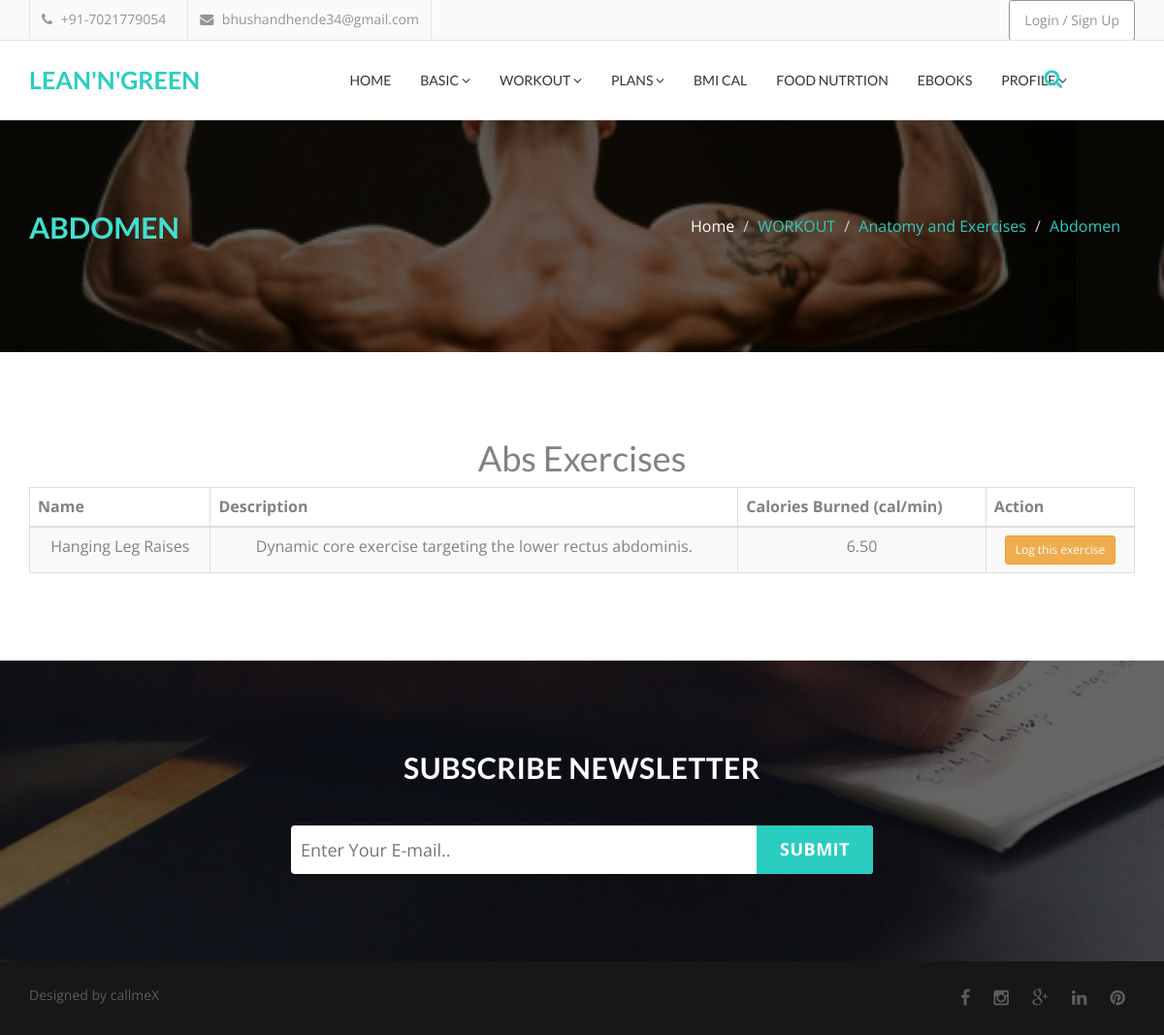
The app's page /Abdomen.php with its own data.
### tables this page shows
CREATE TABLE `exercises` (
  `id` INT(11) NOT NULL AUTO_INCREMENT,
  `name` VARCHAR(150) NOT NULL,
  `muscle_group` VARCHAR(50) NOT NULL,
  `description` TEXT,
  `avg_calories_burned_per_min` DECIMAL(5,2) DEFAULT 8.00,
  PRIMARY KEY (`id`)
);

### Abdomen.php (the view, shortened to what this page needs)
<!DOCTYPE html>
<html lang="en">
  <head>
    <link href="assets/css/font-awesome.css" rel="stylesheet">
    <link href="assets/css/bootstrap.css" rel="stylesheet">
    <link rel="stylesheet" type="text/css" href="assets/css/slick.css"/>
    <link rel="stylesheet" href="assets/css/jquery.fancybox.css" type="text/css" media="screen" />
    <link rel="stylesheet" type="text/css" href="assets/css/animate.css"/>
    <link rel="stylesheet" type="text/css" href="assets/css/bootstrap-progressbar-3.3.4.css"/>
    <link id="switcher" href="assets/css/theme-color/default-theme.css" rel="stylesheet">
    <link href="style.css" rel="stylesheet">
  </head>
  <body>
  <?php
  include('nav.php');
  ?>
  <section id="single-page-header4">
    <div class="overlay">
      <div class="container">
        <div class="row">
          <div class="col-md-6 col-sm-6 col-xs-12">
            <div class="single-page-header-left">
              <h2>Abdomen</h2>
            </div>
          </div>
          <div class="col-md-6 col-sm-6 col-xs-12">
            <div class="single-page-header-right">
              <ol class="breadcrumb">
                <li><a href="#">Home</a></li>
                <li class="active">WORKOUT</li>
                <li class="active">Anatomy and Exercises</li>
                <li class="active">Abdomen</li>
              </ol>
            </div>
          </div>
        </div>
      </div>
    </div>
  </section>
  <section id="error">
    <div class="container">
      <div class="row">
        <div class="col-md-12">
          <div class="errror-page-area">
            <div class="error-content">
              <?php
              include('db.php');
                $query = "SELECT * FROM exercises WHERE muscle_group = 'Abs' ORDER BY name";
                $stmt = $pdo->prepare($query);
                $stmt->execute();
                $exercises = $stmt->fetchAll(PDO::FETCH_ASSOC);
                ?>
                <h1>Abs Exercises</h1>
                <div class="table-responsive">
                <table class="table table-bordered table-striped">
                  <thead>
                  <tr>
                    <th>Name</th>
                    <th>Description</th>
                    <th>Calories Burned (cal/min)</th>
                    <th>Action</th>
                  </tr>
                  </thead>
                  <tbody>
                  <?php foreach ($exercises as $exercise): ?>
                    <tr>
                      <td><?= htmlspecialchars($exercise['name']) ?></td>
                      <td><?= htmlspecialchars($exercise['description']) ?></td>
                      <td><?= htmlspecialchars($exercise['avg_calories_burned_per_min']) ?></td>
                      <td>
                        <?php
                          if (isset($_SESSION['id'])): ?>
                            <a href="log_exercise.php?exercise_id=<?= urlencode($exercise['id']) ?>&muscle_group=Abs"
                               class="btn btn-success btn-sm">
                              Log this exercise
                            </a>
                        <?php else: ?>
                            <button class="btn btn-warning btn-sm" onclick="alert('Login required to log this exercise!')">
                              Log this exercise
                            </button>
                        <?php endif; ?>
                      </td>
                    </tr>
                  <?php endforeach; ?>
                  </tbody>
                </table>
                </div>
            </div>
          </div>
        </div>
      </div>
    </div>
  </section>
  <?php include('footer.php'); ?>
  </body>
</html>

### assets/css/theme-color/default-theme.css (style rules this page uses)
.single-page-header-right .breadcrumb li { color: #2bcdc1; }

### style.css (style rules this page uses)
body { font-family: 'Open Sans', sans-serif; font-size: 16px; overflow-x: hidden !important; color: #838282; }
a { text-decoration: none; color: #2f2f2f; }
h1,h2,h3,h4,h5,h6 { font-family: 'Lato', sans-serif; }
h2 { color: #fff; font-size: 30px; font-weight: 700; line-height: 40px; margin: 0; padding-bottom: 10px; }
#single-page-header4 { background-attachment: fixed !important; background-image: url("assets/images/Back.jpg"); background-repeat: repeat; background-size: auto; color: #ffffff; display: inline; float: left; width: 100%; }
.overlay { background-color: rgba(0,0,0,0.6); padding: 90px 0; float: left; width: 100%; }
.single-page-header-left { display: inline; float: left; width: 100%; }
.single-page-header-left h2 { text-transform: uppercase; color: turquoise; }
.single-page-header-right { display: inline; float: left; width: 100%; }
.single-page-header-right .breadcrumb { background: transparent none repeat scroll 0 0; border-radius: 0; text-align: right; }
.single-page-header-right .breadcrumb li a { color: #fff; }
#error { display: inline; float: left; padding: 70px 0; width: 100%; }
.errror-page-area { display: inline; float: left; text-align: center; width: 100%; }
.error-content { display: inline; float: left; text-align: center; width: 100%; }

### records on screen
exercises: name "Hanging Leg Raises", description "Dynamic core exercise targeting the lower rectus abdominis.", avg_calories_burned_per_min "6.50"
